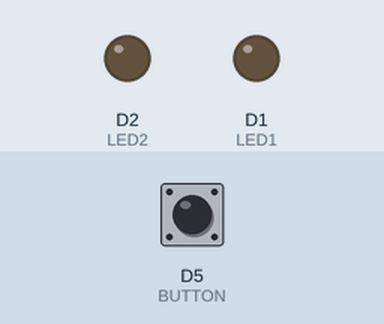
Simulated run of this sketch. Board: ESP8266 (NodeMCU). On the bench: output pins drawn as LEDs (lit = HIGH). The inputs (shaded band) are chosen by the test bench; at power-on: D5 (BUTTON) HIGH.

Above: at 1.2 s.
1.3 s: D5 (BUTTON) pulled LOW for 0.15 s
At 2.2 s:
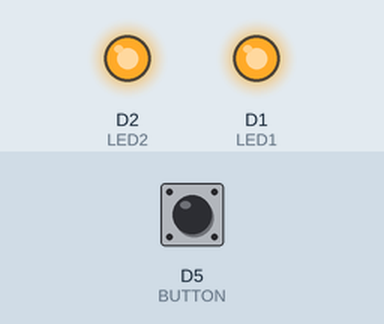
2.9 s: D5 (BUTTON) pulled LOW for 1 s
At 3.4 s:
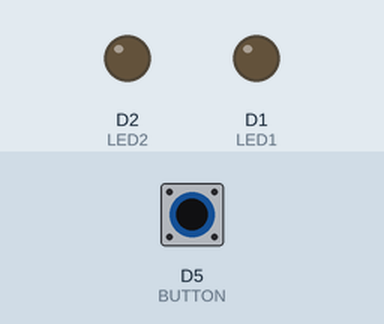
5.4 s: D5 (BUTTON) pulled LOW for 3.2 s
At 6.5 s:
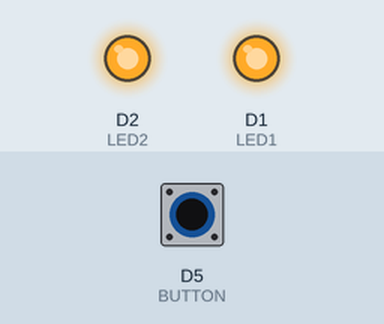
Timing chart, 0 to 8.4 s (numbered marks = the images above; inputs shaded):
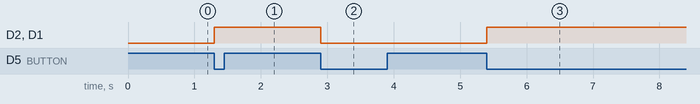

Measured:
- after the input at 1.3 s, D2 (LED2), D1 (LED1): LOW → HIGH at once
- after the input at 2.9 s, D2 (LED2), D1 (LED1): HIGH → LOW at once
- after the input at 5.4 s, D2 (LED2), D1 (LED1): LOW → HIGH at once

The sketch:

12.ino
```cpp
#define LED1 D1
#define LED2 D2
#define BUTTON D5

bool ledState = false;
bool lastButtonState = HIGH;


void setup () {
  pinMode (LED1, OUTPUT);
  pinMode (LED2, OUTPUT);
  pinMode (BUTTON, INPUT_PULLUP);
  digitalWrite(LED1, LOW);
  digitalWrite(LED2, LOW);
}
 void loop() {
  bool buttonState = digitalRead(BUTTON);
   if (lastButtonState == HIGH && buttonState == LOW){
    ledState = !ledState;
    digitalWrite(LED1, ledState);
    digitalWrite(LED2, ledState);
    delay(200);
  }
  lastButtonState = buttonState;
 }
```
